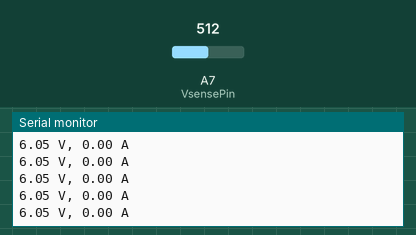
A sketch run on a simulated Arduino Nano, built with avr-gcc and run on an emulated ATmega328P. Parts: the last lines printed to the serial monitor. Inputs (shaded band) come from the test bench; at power-on: A7 (VsensePin) = 512.

Above: at 1.2 s.
1.3 s: A7 (VsensePin) set to 716
At 1.69 s:
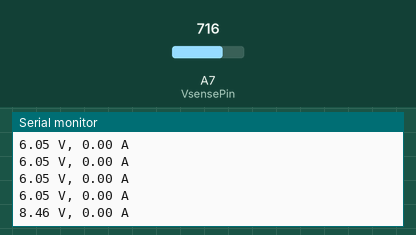
2.8 s: A7 (VsensePin) set to 900
At 2.94 s:
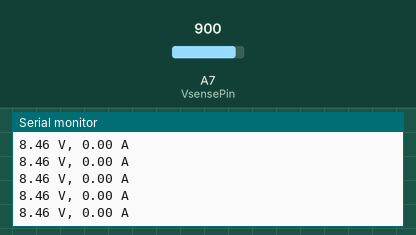
Timing chart, 0 to 5.8 s (numbered marks = the images above; inputs shaded):
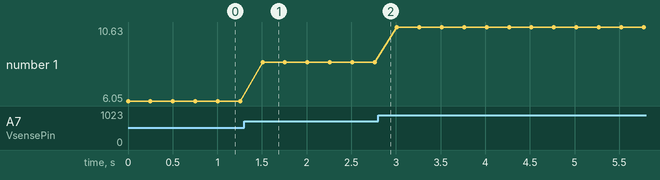

The sketch:

ACS712.ino
```cpp
int cSense = A3;
int VsensePin = A7;


void setup()
{
  Serial.begin(9600);
  analogReference(INTERNAL);
}

void loop()
{
  double senseValue = getCurrent(cSense);
  double voltSense = getVoltage(VsensePin);
  Serial.print(voltSense);
  Serial.print(" V, ");
  Serial.print(senseValue);
  Serial.println(" A");
  delay(250);
}

double getCurrent(int pin)
{

}


float getVoltage(int option)
{
  float R1 = 100000.0;
  float R2 = 10000.0; // resistance of R2 (10K)!
  int value = analogRead(option);
  float vout = (value * 1.1) / 1024.0; // see text
  float vin = vout / (R2/(R1+R2));
  if (vin<0.09)
  {
    vin=0.0;//statement to quash undesired reading !
  }
  return vin;
}
```

Measured:
- after the input at 1.3 s, the serial monitor: prints a new line after 0.21 s (image 1)
- plotted number 1: 6.05 → 8.46 after the input at 1.3 s, 8.46 → 10.63 after the input at 2.8 s
